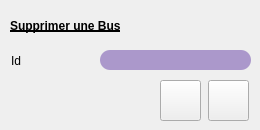
     <widget class="QWidget" name="page_15">
      <widget class="QLabel" name="label_61">
       <property name="geometry">
        <rect>
         <x>10</x>
         <y>10</y>
         <width>241</width>
         <height>31</height>
        </rect>
       </property>
       <property name="styleSheet">
        <string notr="true">font: 75 15pt &quot;Quicksand&quot;;
text-decoration: underline;
font-weight:bold;</string>
       </property>
       <property name="text">
        <string>Supprimer une Bus</string>
       </property>
      </widget>
      <widget class="QLineEdit" name="lineEdit_Su_id_T">
       <property name="geometry">
        <rect>
         <x>100</x>
         <y>50</y>
         <width>151</width>
         <height>20</height>
        </rect>
       </property>
       <property name="styleSheet">
        <string notr="true">border-color: rgb(255, 255, 255);

border-radius: 10px;
background-color: rgb(171, 152, 203);</string>
       </property>
      </widget>
      <widget class="QLabel" name="label_62">
       <property name="geometry">
        <rect>
         <x>11</x>
         <y>54</y>
         <width>47</width>
         <height>14</height>
        </rect>
       </property>
       <property name="text">
        <string>Id</string>
       </property>
      </widget>
      <widget class="QPushButton" name="pushButton_resetTs">
       <property name="geometry">
        <rect>
         <x>208</x>
         <y>80</y>
         <width>41</width>
         <height>41</height>
        </rect>
       </property>
       <property name="styleSheet">
        <string notr="true">border-image: url(:/new/prefix1/icon/annuler.png);</string>
       </property>
       <property name="text">
        <string/>
       </property>
      </widget>
      <widget class="QPushButton" name="pushButton_SupprimerTrans">
       <property name="geometry">
        <rect>
         <x>160</x>
         <y>80</y>
         <width>41</width>
         <height>41</height>
        </rect>
       </property>
       <property name="styleSheet">
        <string notr="true">border-image: url(:/new/prefix1/icon/ok.png);</string>
       </property>
       <property name="text">
        <string/>
       </property>
      </widget>
     </widget>
